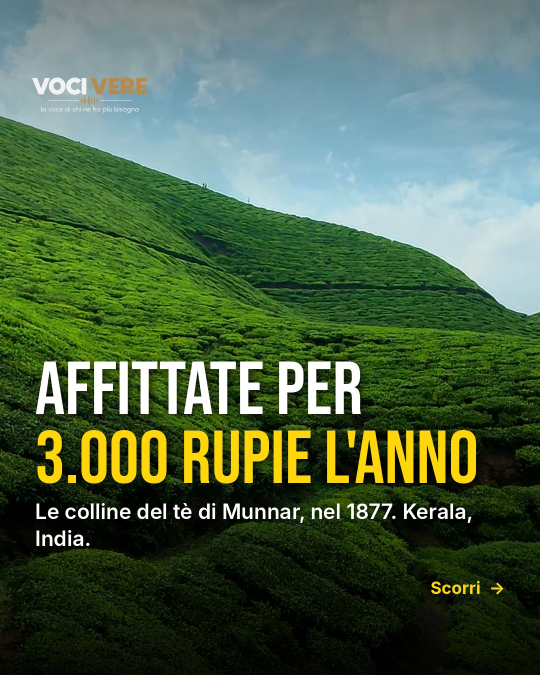
#> input picture copioni/caroselli/te/01.jpg, 1080 x 1350 px, given in place of logo_vocivere_trasparente_chiaro.png, which was not available (shown at 1/2 size)
$ python carosello_te.py
#> lines starting #> are read from the running program, lines starting #| are printed output that depends on the picture; pictures that were not available may be replaced by others from this repository, and a replacement may not be noted
#> in s_video, `base = Image.new('RGBA', (W, H), (0, 0, 0, 0))`: base: PIL image 1080x1350 RGBA; every value is 0
#> after the loop in big, `for t,col in lines:`:
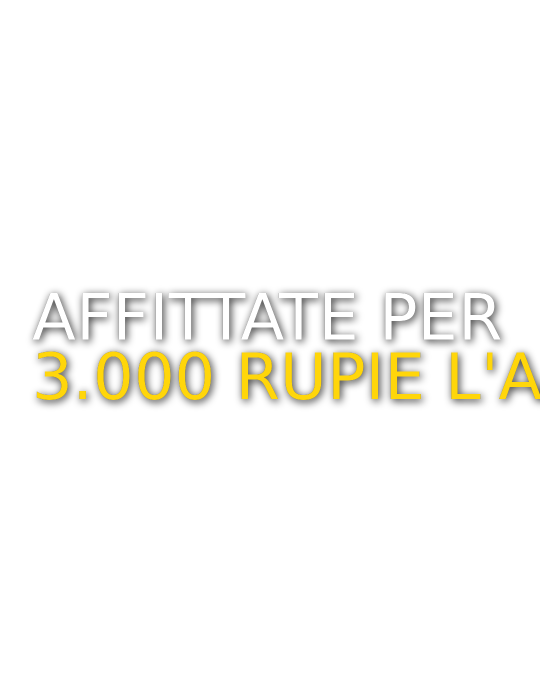
#> im: PIL image 1080x1350 RGBA (shown at 1/2 size); mean R, G, B, A 9.3, 8.5, 4.8, 13.5; transparent parts drawn white
#> after the loop in big, `for t,col in lines:`: y = 798
#> in rich, `sp = d.textlength(' ', font=fr)`: sp = 11.81
#> the loop in rich, `for w,b,pn in toks:` made 10 passes
#> (wl, pl, cur) on passes 1 to 10: (48.23, 0, 48.23), (129, 0, 189), (60.38, 0, 261.2), (37.81, 0, 310.9), (35.89, 0, 358.6), (159, 12.09, 541.5), (59.47, 0, 612.8), (98.27, 0, 722.9), (136.3, 0, 871), (107.7, 0, 107.7)
#> after the loop in rich, `for w,b,pn in toks:`: cur = 107.7; lines = 2 items
#> the loop in rich, `for ln in lines:` made 2 passes
#> y on pass 1: 867
#> (ln, y) on pass 2: ([('India.', False, 107.7, '', 0)], 920)
#> after the loop in rich, `for ln in lines:`: y = 920
# Carosello del lungo te, v2 (Manuel 29/10, riferimenti latiumani e Progetto Happiness): slide diverse tra loro.
# Foto piena con testo a altezze diverse, mezza slide nera con poche parole grandi, foto che continua da una slide
# all'altra (la seconda metà con la citazione su nero), due inquadrature con sottotitoli, slide video animate.
# 4:5 (1080x1350), testi nel quadrato centrale 1080x1080 (YouTube ritaglia i post). Fotogrammi dal lungo v7.
#   python3 copioni/caroselli/carosello_te.py   (dalla radice; lungo in work/te_copy/)
import os, subprocess, re
import numpy as np
from PIL import Image, ImageDraw, ImageFont, ImageEnhance, ImageFilter
W,H=1080,1350; SAFE=135
V='work/te_copy/VociVere_te_long_4K.mp4'; WK='work/te_copy/car2'; OUT='copioni/caroselli/te'
BEB='assets/fonts/BebasNeue-Regular.ttf'; IF='/usr/share/fonts/opentype/inter/'
REG,BOLD,IT,BIT,BLACK=IF+'Inter-Regular.otf',IF+'Inter-Bold.otf',IF+'Inter-Italic.otf',IF+'Inter-BoldItalic.otf',IF+'Inter-Black.otf'
LOGO='assets/brand/logo_vocivere_trasparente_chiaro.png'
YEL=(255,214,10); WHITE=(255,255,255); GOLD=(182,138,75)
UH=0.82   # il lungo ha i sottotitoli impressi in basso: si usa solo l'82% alto del fotogramma

def frame(t):
#> called with t = 189
    p=f'{WK}/f_{t}.png'
    if not os.path.exists(p): subprocess.run(['ffmpeg','-v','error','-y','-ss',str(t),'-i',V,'-frames:v','1',p],check=True)
#> (this line was passed over: subprocess is not available in this run)
    return Image.open(p).convert('RGB')
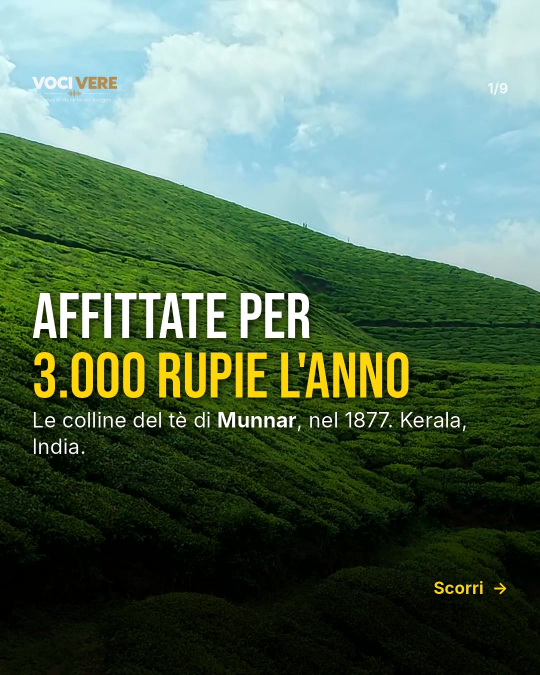
#> input picture copioni/caroselli/te/01_YT.jpg, 1080 x 1350 px, given in place of f_189.png, which was not available (shown at 1/2 size)
#> returned value is the input picture: PIL image 1080x1350 RGB; mean R, G, B 84.2, 109.1, 86.9
def grade(im): return ImageEnhance.Color(ImageEnhance.Contrast(im).enhance(1.08)).enhance(1.12)
def crop(im,w,h,cx=.5,zoom=1.0,cy=0.0):
#> called with w = 1080, h = 675, cx = 0.45, zoom = 1, cy = 0
    uh=int(im.height*UH); ch=int(uh/zoom); cw=int(ch*w/h)
#> after `uh = int(im.height * UH)`: uh = 1107
#> after `ch = int(uh / zoom)`: ch = 1107
#> after `cw = int(ch * w / h)`: cw = 1771
    if cw>im.width: cw=im.width; ch=int(cw*h/w)
#> after `cw = im.width`: cw = 1080
#> after `ch = int(cw * h / w)`: ch = 675
    x=int((im.width-cw)*cx); y=int((uh-ch)*cy); return grade(im.crop((x,y,x+cw,y+ch)).resize((w,h),Image.LANCZOS))
#> after `x = int((im.width - cw) * cx)`: x = 0
#> after `y = int((uh - ch) * cy)`: y = 0
#> call 2 of big, with x = 64, y = 285, size = 150, center = False
#> the loop in big (call 2), `for t,col in lines:` made 2 passes
#> xx on passes 1 to 2: 64, 64
#> after the loop in big (call 2), `for t,col in lines:`:
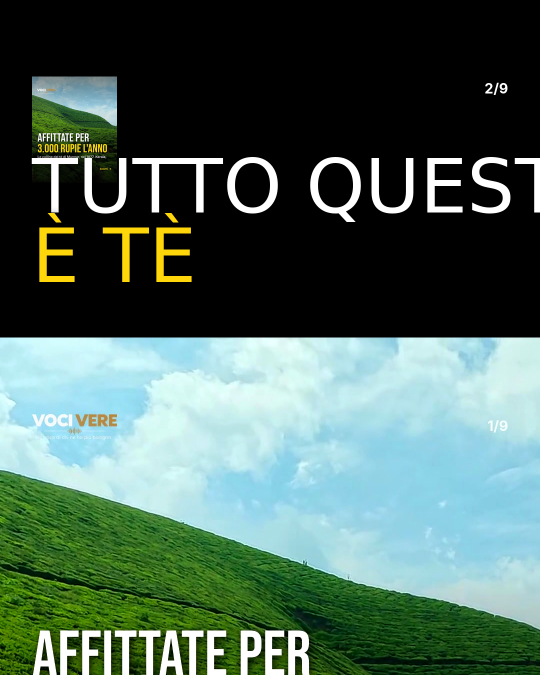
#> im: PIL image 1080x1350 RGBA (shown at 1/2 size); mean R, G, B, A 75.7, 100.2, 89.6, 255; transparent parts drawn white
#> after the loop in big (call 2), `for t,col in lines:`: y = 563
#> the loop in rich (call 2), `for w,b,pn in toks:` made 6 passes
#> (w, b, pn, wl, pl, cur) on passes 1 to 6: ('Munnar,', False, '', 153.6, 0, 153.6), ('Kerala,', False, '', 129.8, 0, 294.7), ('a', False, '', 22.47, 0, 328.5), ('oltre', False, '', 85.09, 0, 424.8), ('1.500', True, '', 109.2, 0, 545.2), ('metri', True, '.', 102.3, 11.53, 670.3)
#> the loop in rich (call 2), `for ln in lines:` made 1 pass
#> y on pass 1: 628
def shade(im,spots):
    g=np.zeros((im.height,im.width),np.float32); y=np.arange(im.height)[:,None]/im.height
#> after `y = np.arange(im.height)[:, None] / im.height`: y = 1350 values from 0 to 0.999
    for a,b,op in spots: g=np.maximum(g,np.clip((y-a)/(b-a),0,1)*op)
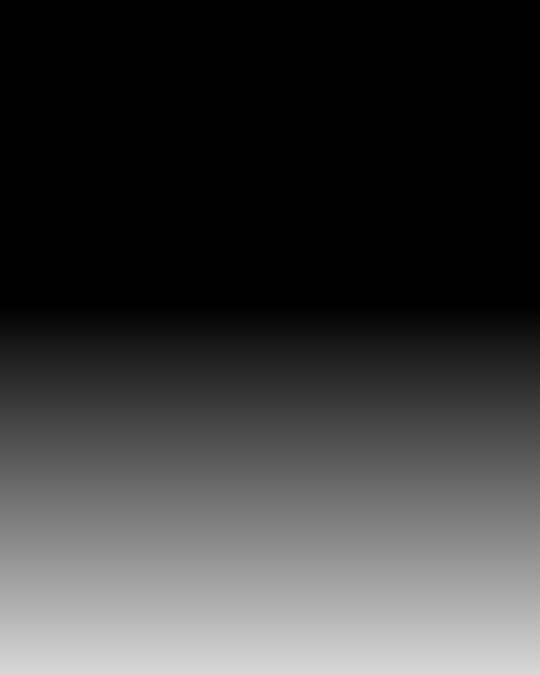
#> g: shape (1350, 1080) float64 (shown at 1/2 size); min 0, max 0.849, mean 0.233
    m=Image.fromarray((np.broadcast_to(g,(im.height,im.width))*255).astype('uint8'))
    return Image.composite(Image.new('RGB',im.size,(0,0,0)),im.convert('RGB'),m)
#> returned value: PIL image 1080x1350 RGB
def logo(im,w=170,x=64,y=SAFE+18):
    l=Image.open(LOGO).convert('RGBA'); l=l.crop(l.getbbox()); l=l.resize((w,int(l.height*w/l.width)),Image.LANCZOS); im.alpha_composite(l,(x,y))
def num(im,n,tot):
    d=ImageDraw.Draw(im); f=ImageFont.truetype(BOLD,28); t=f'{n}/{tot}'; d.text((W-64-d.textlength(t,font=f),SAFE+24),t,font=f,fill=(255,255,255,210))
def shadow_text(im,xy,t,font,fill,r=6,op=200):
    sh=Image.new('RGBA',im.size,(0,0,0,0)); ImageDraw.Draw(sh).text((xy[0]+3,xy[1]+4),t,font=font,fill=(0,0,0,op))
    im.alpha_composite(sh.filter(ImageFilter.GaussianBlur(r))); ImageDraw.Draw(im).text(xy,t,font=font,fill=fill)

def rich(im,text,x,y,maxw,size,italic=False,col=WHITE,lh=1.28,shadow=True):
    """Testo a capo con **parole in grassetto**; ritorna la y finale."""
    fr=ImageFont.truetype(IT if italic else REG,size); fb=ImageFont.truetype(BIT if italic else BOLD,size)
    toks=[]
    for i,part in enumerate(re.split(r'\*\*',text)):
        for w in part.split():
            if toks and re.match(r'^[.,:;!?»”]',w) and not part.startswith(' '): toks[-1]=(toks[-1][0],toks[-1][1],w)  # punteggiatura attaccata
            else: toks.append((w,i%2==1,''))
    d=ImageDraw.Draw(im); lines=[[]]; cur=0; sp=d.textlength(' ',font=fr)
    for w,b,pn in toks:
        wl=d.textlength(w,font=fb if b else fr); pl=d.textlength(pn,font=fr)
        if lines[-1] and cur+sp+wl+pl>maxw: lines.append([]); cur=0
        cur+=(sp if lines[-1] else 0)+wl+pl; lines[-1].append((w,b,wl,pn,pl))
    for ln in lines:
        xx=x
        for w,b,wl,pn,pl in ln:
            for tt,f,ww in ((w,fb if b else fr,wl),(pn,fr,pl)):
                if not tt: continue
                if shadow: shadow_text(im,(xx,y),tt,f,col)
                else: ImageDraw.Draw(im).text((xx,y),tt,font=f,fill=col)
                xx+=ww
            xx+=sp
        y+=int(size*lh)
    return y
def rich_h(text,maxw,size,italic=False,lh=1.28):
    im=Image.new('RGBA',(W,H)); return rich(im,text,0,0,maxw,size,italic,lh=lh,shadow=False)
def big(im,lines,x,y,size,center=False):
    f=ImageFont.truetype(BEB,size); d=ImageDraw.Draw(im)
    for t,col in lines:
        xx=(W-d.textlength(t,font=f))/2 if center else x
        shadow_text(im,(xx,y),t,f,col,8,220); y+=int(size*0.93)
    return y
def quote(im,x,y,maxw,text,size=46):
    f=ImageFont.truetype(BLACK,150); d=ImageDraw.Draw(im)
    d.text((x-6,y-40),'“',font=f,fill=GOLD)
    y2=rich(im,text,x,y+110,maxw,size,italic=True,shadow=False)
    d.text((x+maxw-90,y2-50),'”',font=f,fill=GOLD)
    return y2

# ---------- slide statiche ----------
def s_split(out_a,out_b,t,x0,photo_frac,para,quote_txt,by,n,tot):
    """Una foto che continua su due slide: A piena con il paragrafo, B con il resto della foto a sinistra e nero a destra."""
    im=frame(t); uh=int(im.height*UH); s=H/uh; pw=int(W*photo_frac)
    strip=grade(im.crop((x0,0,x0+int((W+pw)/s),uh)).resize((W+pw,H),Image.LANCZOS))
    a=shade(strip.crop((0,0,W,H)),[(0.45,1.0,0.85)]).convert('RGBA'); logo(a); num(a,n,tot)
    rich(a,para,64,by,W-128,44); a.convert('RGB').save(out_a,quality=92)
#> call 3 of rich, with x = 64, y = 710, maxw = 952, size = 44, italic = False, col = (255, 255, 255), lh = 1.28, shadow = True
#> after the loop in rich (call 3), `for i,part in enumerate(re.split(r'\*\*',text)):`: toks = 22 items, first 6: ('Sadish', False, ''), ('è', False, ''), ('di', False, ''), ('qui.', False, ''), ('Ci', False, ''), ('porta', False, '')
#> in rich (call 3), `sp = d.textlength(' ', font=fr)`: sp = 12.38
#> the loop in rich (call 3), `for w,b,pn in toks:` made 22 passes
#> (w, b, pn, wl, pl, cur) on passes 1 to 12: ('Sadish', False, '', 139.8, 0, 139.8), ('è', False, '', 25.66, 0, 177.8), ('di', False, '', 37.59, 0, 227.8), ('qui.', False, '', 76.28, 0, 316.4), ('Ci', False, '', 42.8, 0, 371.6), ('porta', False, '', 109.9, 0, 493.9), ('tra', True, '', 58.98, 0, 565.2), ('i', True, '', 11.92, 0, 589.5), ('filari', True, '', 97.3, 0, 699.2), ('dove', False, '', 102, 0, 813.6), ('la', False, '', 35.36, 0, 861.3), ('gente', False, '', 118.3, 0, 118.3)
#> after the loop in rich (call 3), `for w,b,pn in toks:`: cur = 407.6; lines = 3 items
#> the loop in rich (call 3), `for ln in lines:` made 3 passes
#> y on passes 1 to 3: 766, 822, 878
#> after the loop in rich (call 3), `for ln in lines:`:
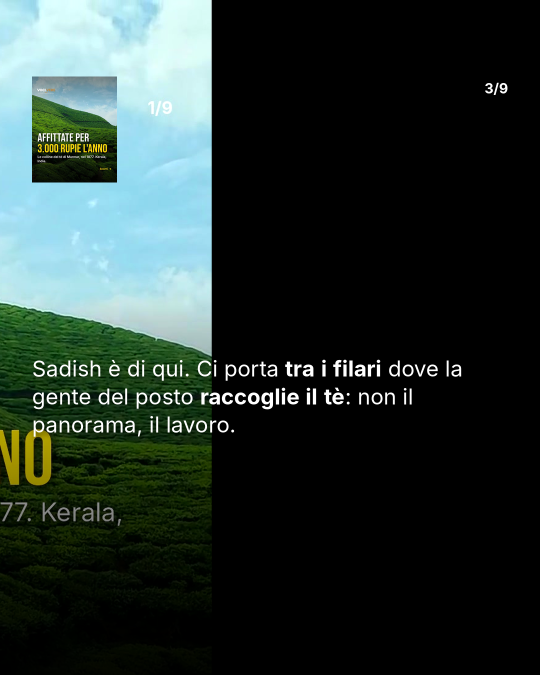
#> im: PIL image 1080x1350 RGBA (shown at 1/2 size); mean R, G, B, A 38.1, 50.6, 46.6, 255; transparent parts drawn white
#> after the loop in rich (call 3), `for ln in lines:`: y = 878
    b=Image.new('RGBA',(W,H),(0,0,0,255)); b.paste(strip.crop((W,0,W+pw,H)),(0,0)); logo(b); num(b,n+1,tot)
    quote(b,pw+44,320,W-pw-80,quote_txt,52); b.convert('RGB').save(out_b,quality=92)
#> call 4 of rich, with x = 638, y = 430, maxw = 406, size = 52, italic = True, col = (255, 255, 255), lh = 1.28, shadow = False
#> after the loop in rich (call 4), `for i,part in enumerate(re.split(r'\*\*',text)):`: toks = 17 items, first 6: ('A', False, ''), ('Munnar', False, ''), ('quasi', True, ''), ('tutti', True, ''), ('lavorano', True, ''), ('nel', True, '')
#> in rich (call 4), `sp = d.textlength(' ', font=fr)`: sp = 14.62
#> the loop in rich (call 4), `for w,b,pn in toks:` made 17 passes
#> (w, b, pn, wl, pl, cur) on passes 1 to 12: ('A', False, '', 35.88, 0, 35.88), ('Munnar', False, '', 190.8, 0, 241.3), ('quasi', True, '', 141.2, 0, 397.1), ('tutti', True, '', 103.2, 0, 103.2), ('lavorano', True, '', 225.2, 0, 343.1), ('nel', True, '', 77.14, 0, 77.14), ('tè', True, '.', 49.27, 14.95, 156), ('Già', False, '', 83.31, 0, 253.9), ('prima', False, '', 142.1, 0, 142.1), ('che', False, '', 90.42, 0, 247.1), ('nascessi', False, '', 217.2, 0, 217.2), ('io,', False, '', 58.78, 0, 290.6)
#> after the loop in rich (call 4), `for w,b,pn in toks:`: cur = 178.6; lines = 7 items
#> the loop in rich (call 4), `for ln in lines:` made 7 passes
#> y on passes 1 to 6: 496, 562, 628, 694, 760, 826
#> (ln, y) on pass 7: ([('madre', True, 163.7, '.', 14.95)], 892)
#> after the loop in rich (call 4), `for ln in lines:`:
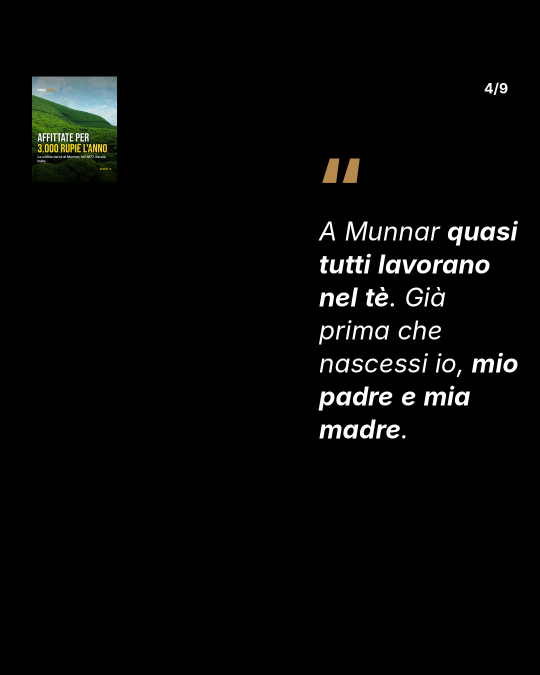
#> im: PIL image 1080x1350 RGBA (shown at 1/2 size); mean R, G, B, A 7, 7.5, 6.7, 255; transparent parts drawn white
#> after the loop in rich (call 4), `for ln in lines:`: y = 892
#> after `quote(b, pw + 44, 320, W - pw - 80, quote_txt, 52)`:
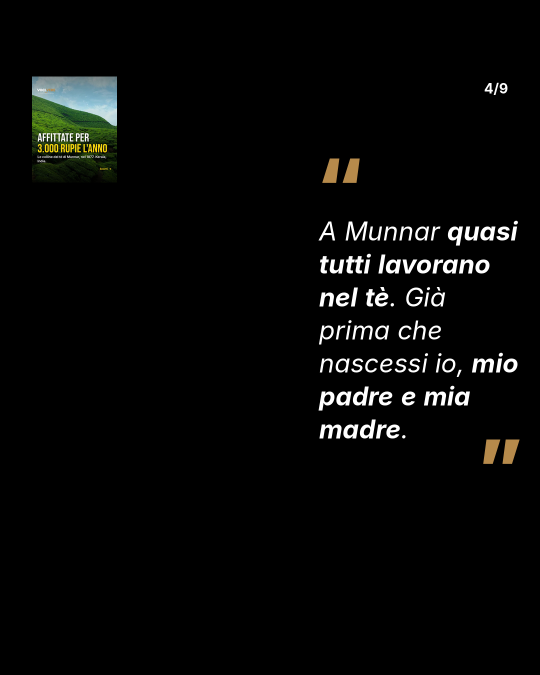
#> saved as 04.jpg: PIL image 1080x1350 RGB (shown at 1/2 size); mean R, G, B 7.2, 7.7, 6.8
def s_halfblack(out,t,cx,words,small,n,tot,top_black=True):
    im=Image.new('RGBA',(W,H),(0,0,0,255)); ph=crop(frame(t),W,H//2,cx); hy=H//2 if top_black else 0
    im.paste(ph,(0,hy)); logo(im); num(im,n,tot)
    f=ImageFont.truetype(BEB,150); y=SAFE+150 if top_black else H//2+90
    y=big(im,words,64,y,150); rich(im,small,64,y+14,W-128,40)
    im.convert('RGB').save(out,quality=92)
def s_stacked(out,items,n,tot):
    im=Image.new('RGBA',(W,H),(0,0,0,255)); h=H//2
    for i,(t,cx,sub) in enumerate(items):
        ph=crop(frame(t),W,h,cx).convert('RGBA'); im.alpha_composite(ph,(0,i*h))
        f=ImageFont.truetype(BOLD,40); d=ImageDraw.Draw(im); tw=d.textlength(sub,font=f)
        shadow_text(im,((W-tw)/2,i*h+h-(150 if i==1 else 110)),sub,f,WHITE,5,230)
    logo(im); num(im,n,tot); im.convert('RGB').save(out,quality=92)
def s_photo(out,t,cx,kicker,title,body,y,n,tot,zoom=1.0):
    im=shade(crop(frame(t),W,H,cx,zoom),[(0.25,0.75,0.75),(0.75,1.0,0.75)]).convert('RGBA'); logo(im); num(im,n,tot)
    d=ImageDraw.Draw(im); fk=ImageFont.truetype(BOLD,30)
    kw=d.textlength(kicker,font=fk); d.rounded_rectangle((64,y,64+kw+32,y+46),radius=8,fill=GOLD); d.text((80,y+6),kicker,font=fk,fill=WHITE)
    y=big(im,[(title,YEL)],64,y+66,118); rich(im,body,64,y+14,W-128,42); im.convert('RGB').save(out,quality=92)
def s_para(out,t,cx,para,y,n,tot):
    im=shade(crop(frame(t),W,H,cx),[(0.35,0.85,0.8)]).convert('RGBA'); logo(im); num(im,n,tot)
    rich(im,para,64,y,W-128,46); im.convert('RGB').save(out,quality=92)

# ---------- slide video (testo che compare) ----------
def s_video(out,t0,dur,cx,draw_text,n,tot,shade_spots):
    """Clip dal lungo, 4:5, senza audio; il testo entra in dissolvenza dopo 0,4 s. Salva anche il jpg (post YouTube)."""
    base=Image.new('RGBA',(W,H),(0,0,0,0)); g=np.zeros((H,W),np.float32); y=np.arange(H)[:,None]/H
    for a,b,op in shade_spots: g=np.maximum(g,np.clip((y-a)/(b-a),0,1)*op)
    base.putalpha(Image.fromarray((np.broadcast_to(g,(H,W))*255).astype('uint8'))); logo(base); num(base,n,tot)
    txt=Image.new('RGBA',(W,H),(0,0,0,0)); draw_text(txt)
    base.save(f'{WK}/ov_base.png'); txt.save(f'{WK}/ov_txt.png')
    uh=int(2160*UH); cw=int(uh*W/H); x=int((3840-cw)*cx)
    fc=(f"[0:v]crop={cw}:{uh}:{x}:0,scale={W}:{H}:flags=lanczos,eq=contrast=1.06:saturation=1.12,setsar=1[v];"
        f"[1:v]format=rgba[b];[2:v]format=rgba,fade=in:st=0.4:d=0.7:alpha=1[t];[v][b]overlay[vb];[vb][t]overlay,format=yuv420p[o]")
    subprocess.run(['ffmpeg','-v','error','-y','-ss',str(t0),'-t',str(dur),'-i',V,'-loop','1','-t',str(dur),'-i',f'{WK}/ov_base.png',
                    '-loop','1','-t',str(dur),'-i',f'{WK}/ov_txt.png','-filter_complex',fc,'-map','[o]','-an','-r','30',
                    '-c:v','libx264','-crf','18','-preset','slow','-movflags','+faststart',out],check=True)
    subprocess.run(['ffmpeg','-v','error','-y','-sseof','-0.1','-i',out,'-frames:v','1','-q:v','2',out.replace('.mp4','_YT.jpg')],check=True)

os.makedirs(OUT,exist_ok=True)
for f in os.listdir(OUT): os.remove(os.path.join(OUT,f))
T=9; o=lambda n,ext='jpg': f'{OUT}/{n:02d}.{ext}'
def cover_txt(im):
    y=big(im,[("AFFITTATE PER",WHITE),("3.000 RUPIE L'ANNO",YEL)],64,560,128)
    rich(im,'Le colline del tè di **Munnar**, nel 1877. Kerala, India.',64,y+16,W-128,42)
    f=ImageFont.truetype(BOLD,34); shadow_text(im,(W-64-ImageDraw.Draw(im).textlength('Scorri  →',font=f),H-SAFE-60),'Scorri  →',f,YEL)
s_video(o(1,'mp4'),120.0,7.0,0.5,cover_txt,1,T,[(0.0,0.25,0.0),(0.35,0.9,0.85)])
s_halfblack(o(2),189,0.45,[("TUTTO QUESTO",WHITE),("È TÈ",YEL)],'Munnar, Kerala, a oltre **1.500 metri**.',2,T)
s_split(o(3),o(4),262.5,733,0.55,
        'Sadish è di qui. Ci porta **tra i filari** dove la gente del posto **raccoglie il tè**: non il panorama, il lavoro.',
        'A Munnar **quasi tutti lavorano nel tè**. Già prima che nascessi io, **mio padre e mia madre**.',710,3,T)
#> (the run stopped early here; a loop or call above may not have finished)
